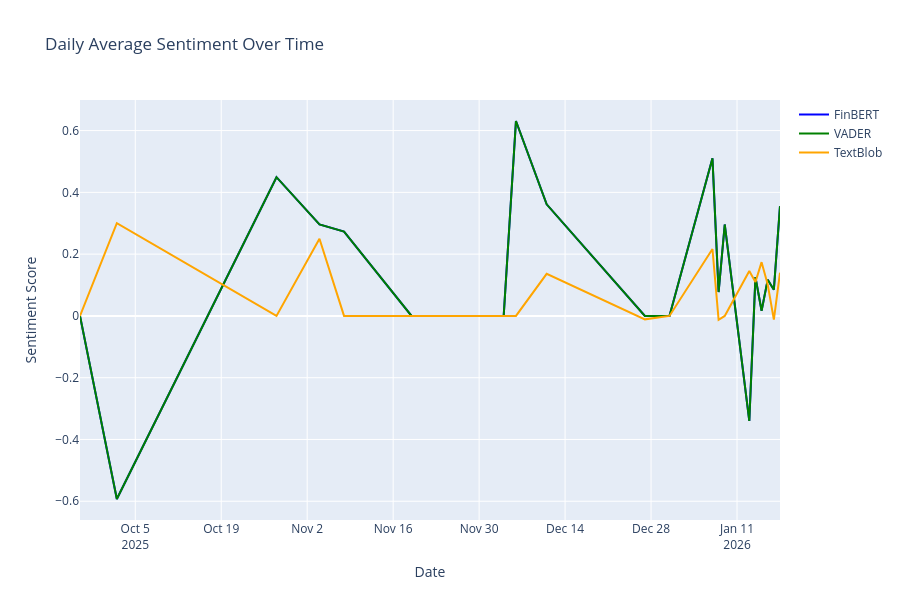

Notebook cell for this chart:
### Markdown cell above
##  5. Sentiment Over Time

### Code cell
# Daily average sentiment
df['date_only'] = pd.to_datetime(df['date']).dt.date
daily_sentiment = df.groupby('date_only').agg({
    'finbert_sentiment': 'mean',
    'vader_compound': 'mean',
    'textblob_polarity': 'mean'
}).reset_index()

# Plot
fig = go.Figure()

fig.add_trace(go.Scatter(
    x=daily_sentiment['date_only'],
    y=daily_sentiment['finbert_sentiment'],
    name='FinBERT',
    line=dict(color='blue', width=2)
))

fig.add_trace(go.Scatter(
    x=daily_sentiment['date_only'],
    y=daily_sentiment['vader_compound'],
    name='VADER',
    line=dict(color='green', width=2)
))

fig.add_trace(go.Scatter(
    x=daily_sentiment['date_only'],
    y=daily_sentiment['textblob_polarity'],
    name='TextBlob',
    line=dict(color='orange', width=2)
))

fig.update_layout(
    title='Daily Average Sentiment Over Time',
    xaxis_title='Date',
    yaxis_title='Sentiment Score',
    height=600,
    hovermode='x unified'
)

fig.write_html(VIZ_DIR / 'sentiment_over_time.html')
fig.show()

print(f" Saved: sentiment_over_time.html")

### Figure 1 — Plotly figure (JSON) as saved in the notebook; plotly's stock layout.template omitted (floating-point values rounded to 4 significant figures)
{"data": [{"line": {"color": "blue", "width": 2}, "name": "FinBERT", "type": "scatter", "x": ["2025-09-26", "2025-10-02", "2025-10-28", "2025-11-04", "2025-11-08", "2025-11-19", "2025-12-04", "2025-12-06", "2025-12-11", "2025-12-27", "2025-12-31", "2026-01-07", "2026-01-08", "2026-01-09", "2026-01-13", "2026-01-14", "2026-01-15", "2026-01-16", "2026-01-17", "2026-01-18"], "y": [0, -0.5927, 0.4491, 0.296, 0.2732, 0, 0, 0.631, 0.3612, 0, 0, 0.5106, 0.0772, 0.296, -0.3398, 0.1256, 0.01674, 0.1174, 0.0847, 0.3554]}, {"line": {"color": "green", "width": 2}, "name": "VADER", "type": "scatter", "x": ["2025-09-26", "2025-10-02", "2025-10-28", "2025-11-04", "2025-11-08", "2025-11-19", "2025-12-04", "2025-12-06", "2025-12-11", "2025-12-27", "2025-12-31", "2026-01-07", "2026-01-08", "2026-01-09", "2026-01-13", "2026-01-14", "2026-01-15", "2026-01-16", "2026-01-17", "2026-01-18"], "y": [0, -0.5927, 0.4491, 0.296, 0.2732, 0, 0, 0.631, 0.3612, 0, 0, 0.5106, 0.0772, 0.296, -0.3398, 0.1256, 0.01674, 0.1174, 0.0847, 0.3554]}, {"line": {"color": "orange", "width": 2}, "name": "TextBlob", "type": "scatter", "x": ["2025-09-26", "2025-10-02", "2025-10-28", "2025-11-04", "2025-11-08", "2025-11-19", "2025-12-04", "2025-12-06", "2025-12-11", "2025-12-27", "2025-12-31", "2026-01-07", "2026-01-08", "2026-01-09", "2026-01-13", "2026-01-14", "2026-01-15", "2026-01-16", "2026-01-17", "2026-01-18"], "y": [0, 0.3, 0, 0.25, 0, 0, 0, 0, 0.1364, -0.01111, 0, 0.2167, -0.0125, 0, 0.1455, 0.11, 0.1741, 0.1015, -0.01224, 0.1401]}], "layout": {"height": 600, "hovermode": "x unified", "title": {"text": "Daily Average Sentiment Over Time"}, "xaxis": {"title": {"text": "Date"}}, "yaxis": {"title": {"text": "Sentiment Score"}}}}
